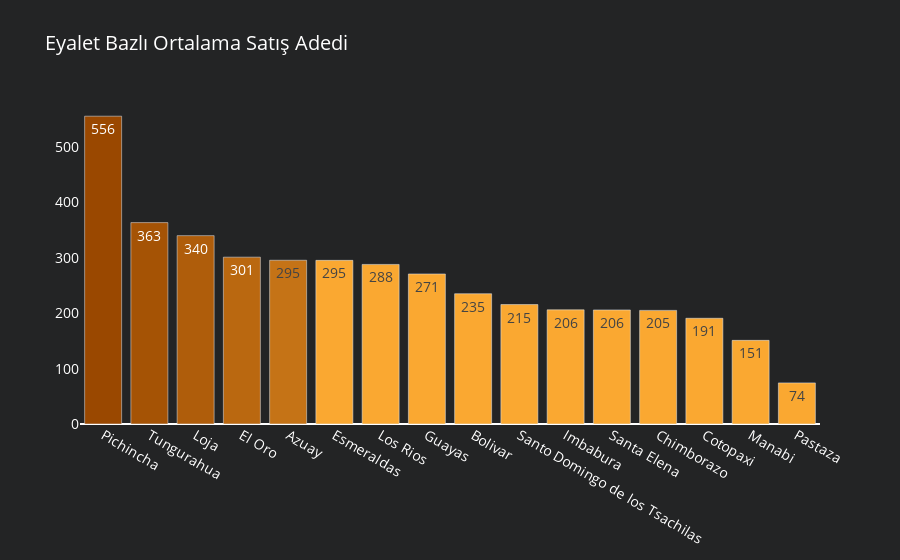

Notebook code for this chart:
### Code cell
df_state_sa = df_train1.groupby('state').agg({"sales" : "mean"}).reset_index().sort_values(by='sales', ascending=False)
df_state_sa['color'] = colors['level10']
df_state_sa['color'][:1] = colors['level1']
df_state_sa['color'][1:2] = colors['level2']
df_state_sa['color'][2:3] = colors['level3']
df_state_sa['color'][3:4] = colors['level4']
df_state_sa['color'][4:5] = colors['level5']
df_state_sa
fig5 = go.Figure(data=[go.Bar(y=df_state_sa['sales'],
                             x=df_state_sa['state'], 
                             marker=dict(color= df_state_sa['color']),
                             name='State',
                             text=df_state_sa['sales'].astype(int),
                             textposition='auto',
                             hoverinfo='text',
                             hovertext=
                            '<b>Eyalet</b>:'+ df_state_sa['state'] +'<br>' +
                            '<b>Satış Adedi</b>:'+ df_state_sa['sales'].astype(int).astype(str) +'<br>' ,
                            # hovertemplate='Family: %{y}'+'<br>Sales: $%{x:.0f}'
                            )])
fig5.update_layout(title_text='Eyalet Bazlı Ortalama Satış Adedi',paper_bgcolor=colors['background'],plot_bgcolor=colors['background'],
                font=dict(
                size=14,
                color='white'))

fig5.update_yaxes(showgrid=False, categoryorder='total ascending')

### Figure 1 — Plotly figure (JSON) as saved in the notebook; plotly's stock layout.template omitted (floating-point values rounded to 4 significant figures)
{"data": [{"hoverinfo": "text", "hovertext": ["<b>Eyalet</b>:Pichincha<br><b>Satış Adedi</b>:556<br>", "<b>Eyalet</b>:Tungurahua<br><b>Satış Adedi</b>:363<br>", "<b>Eyalet</b>:Loja<br><b>Satış Adedi</b>:340<br>", "<b>Eyalet</b>:El Oro<br><b>Satış Adedi</b>:301<br>", "<b>Eyalet</b>:Azuay<br><b>Satış Adedi</b>:295<br>", "<b>Eyalet</b>:Esmeraldas<br><b>Satış Adedi</b>:295<br>", "<b>Eyalet</b>:Los Rios<br><b>Satış Adedi</b>:288<br>", "<b>Eyalet</b>:Guayas<br><b>Satış Adedi</b>:271<br>", "<b>Eyalet</b>:Bolivar<br><b>Satış Adedi</b>:235<br>", "<b>Eyalet</b>:Santo Domingo de los Tsachilas<br><b>Satış Adedi</b>:215<br>", "<b>Eyalet</b>:Imbabura<br><b>Satış Adedi</b>:206<br>", "<b>Eyalet</b>:Santa Elena<br><b>Satış Adedi</b>:206<br>", "<b>Eyalet</b>:Chimborazo<br><b>Satış Adedi</b>:205<br>", "<b>Eyalet</b>:Cotopaxi<br><b>Satış Adedi</b>:191<br>", "<b>Eyalet</b>:Manabi<br><b>Satış Adedi</b>:151<br>", "<b>Eyalet</b>:Pastaza<br><b>Satış Adedi</b>:74<br>"], "marker": {"color": ["#9a4800", "#a55305", "#af5d0b", "#ba6810", "#c57316", "#faa831", "#faa831", "#faa831", "#faa831", "#faa831", "#faa831", "#faa831", "#faa831", "#faa831", "#faa831", "#faa831"]}, "name": "State", "text": [556, 363, 340, 301, 295, 295, 288, 271, 235, 215, 206, 206, 205, 191, 151, 74], "textposition": "auto", "type": "bar", "x": ["Pichincha", "Tungurahua", "Loja", "El Oro", "Azuay", "Esmeraldas", "Los Rios", "Guayas", "Bolivar", "Santo Domingo de los Tsachilas", "Imbabura", "Santa Elena", "Chimborazo", "Cotopaxi", "Manabi", "Pastaza"], "y": [556.1, 363.8, 340.3, 301.4, 295.8, 295.6, 288.3, 271.1, 235.4, 215.8, 206.3, 206.1, 205.3, 191.0, 151.1, 74.28]}], "layout": {"font": {"color": "white", "size": 14}, "paper_bgcolor": "#232425", "plot_bgcolor": "#232425", "title": {"text": "Eyalet Bazlı Ortalama Satış Adedi"}, "yaxis": {"categoryorder": "total ascending", "showgrid": false}}}
